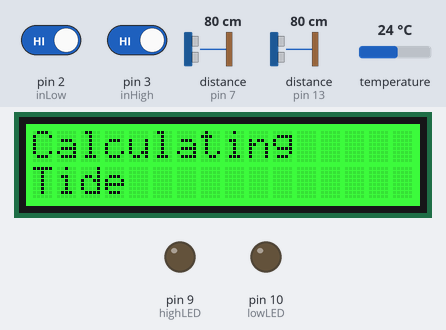
Recording of a sketch running on a simulated Arduino Uno, built with avr-gcc and run on an emulated ATmega328P. Parts: 16×2 character LCD, output pins drawn as LEDs (lit = HIGH). Wiring (inferred from the names in the program): 2 × ultrasonic range finder: trigger pin 6, echo pin 7 / trigger pin 12, echo pin 13. Inputs (shaded band) come from the test bench; at power-on: temperature 24 °C, distance to the obstacle (sensors on pin 7, pin 13) 80 cm, pin 3 (inHigh) HIGH, pin 2 (inLow) HIGH. The echo pulse lasts 58.3 µs per cm; pins used as bus, display or sensor lines are not drawn; what the sketch prints to the serial monitor is not drawn.

Above: at 1.2 s.
1.3 s: temperature set to 12 °C
At 15.2 s:
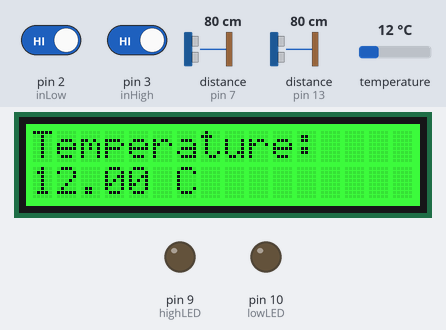
15.3 s: distance to the obstacle (sensor on pin 7) set to 2 cm
29.3 s: pin 3 (inHigh) driven LOW
At 43.0 s:
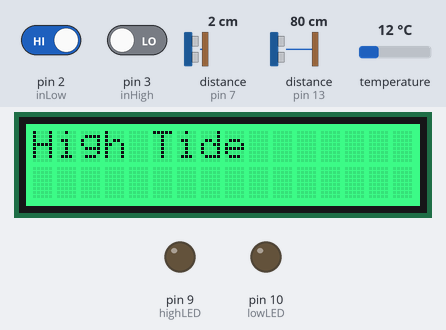
43.3 s: temperature set to 19 °C
At 57.2 s:
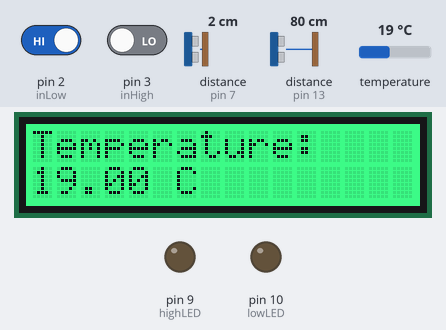
57.3 s: pin 3 (inHigh) driven HIGH
At 65.2 s:
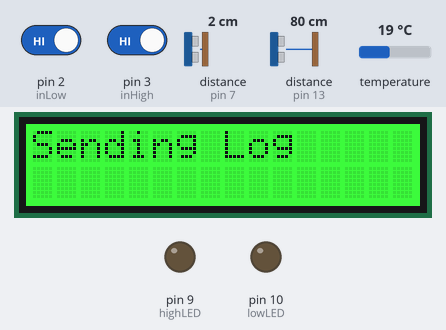
71.3 s: pin 2 (inLow) driven LOW and pin 3 (inHigh) driven LOW
At 84.6 s:
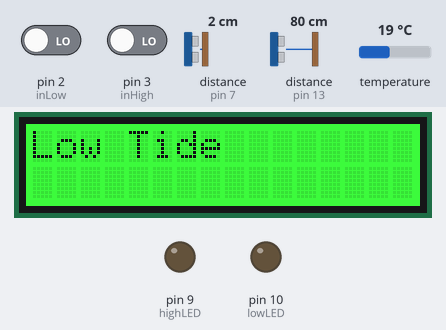
Timing chart, 0 to 86.1 s (numbered marks = the images above; inputs shaded):
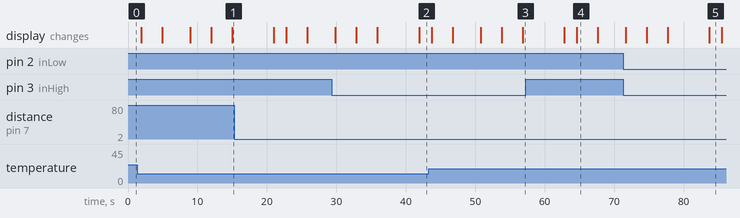

The sketch:

Tide-Pool-Logger.ino
```cpp
/*
 * Atthor: Joshua DeNio
 * Date: 11/15/2019
 * Description:
 *  This program will collect water levels and temperature data to be sent to a Raspberry Pi and later displayed online.
 */

 #include <Wire.h>
 #include <rgb_lcd.h>
 #include <DallasTemperature.h>
 #include <OneWire.h>

 rgb_lcd lcd ;

// Pin constants **********************************************
// Note: pin 13 goes high when reset dont usse this pin

// high and low bobbers
const int inHigh =  3;
const int inLow  =  2;

// Ultrasonic sensor pins tide-pool side
const int tideTriggerPin = 6 ;
const int tideEchoPin = 7 ;

// Ultrasonic sensor pins ray tank side
const int rayTriggerPin = 12 ;
const int rayEchoPin = 13 ;

//Referance voltage pin
const int inRef = 8 ;

// LEDs to indicate on or off
const int highLED = 9 ;
const int lowLED = 10 ;

// Tempurature sensor pin
const int tempIn = 4 ;

// End of pin constants *******************************************

// Declarations

float raySensorHeight = 81.5 ;
float tideSensorHeight = 93 ;

float tankWidth = 122.5 ;
float tankLength = 367.00 ;

int printDelay = 3000;

const int debounceDelay = 100 ;
const int pulseDelay = 1000 ;
const int lcdDelay = 500 ;

// LED variables

boolean highTide = false ;
boolean lowTide = false ;

// Bools for filling and draining
boolean filling = false ;
boolean draining = false ;


// Wire buss for tempurature sensor
OneWire oneWire(tempIn) ;
DallasTemperature sensors(&oneWire) ;

// Sensor varialbles - Initially set all the switches LOW (not tripped)
int sensorHigh = LOW;
int sensorLow = LOW;
int sensorRef = LOW;

// Sensor reading variabls
int readingHighSensor;
int readingLowSensor;

//Functions -----------------------------------------------------------------

// Prints one string to the lcd
void printToLCD1(String str1)
{
  // Clear the LCD
  lcd.clear() ;

  //print to the LCD
  lcd.print(str1) ;
  delay(printDelay) ;
}

// Prints two strings to the LCD
void printToLCD2(String str1, String str2)
{
  //clear LCD
  lcd.clear();

  // print to the lcd
  lcd.print(str1);
  lcd.setCursor(0,1);
  lcd.print(str2);
  delay(printDelay);
}

//updates lcd with current state
void dumpState( String tideDepth, String rayDepth, String temp)
{
  printToLCD1("Sending Log");

  //print tide state to the lcd
  lcd.clear();
  showTideState();
  delay(printDelay);

  // Print tide pool depth to lcd
  lcd.clear();
  lcd.print("Tide Pool");
  lcd.setCursor(0,1);
  lcd.print("Depth: ");
  lcd.print(tideDepth);
  lcd.print(" cm");
  delay(printDelay);


  //print ray tank depth to lcd
  lcd.clear();
  lcd.print("Ray Tank");
  lcd.setCursor(0,1);
  lcd.print("Depth: ");
  lcd.print(rayDepth);
  lcd.print(" cm");
  delay(printDelay);

  // print temp to lcd
  lcd.clear();
  lcd.print("Temperature:");
  lcd.setCursor(0,1);
  lcd.print(temp+" C");
  delay(printDelay);
}

float getWaterDepth(int triggerPin, int echoPin, float sensorHeight)
{
  float duration;
  float distance;
  float waterDepth;

    // send ultrasonic pulse
    digitalWrite(triggerPin, LOW);
    delayMicroseconds(2);
    digitalWrite(triggerPin, HIGH);
    delayMicroseconds(10);
    digitalWrite(triggerPin, LOW);

    // see how long pulse takes to return to echo pin
    duration = pulseIn(echoPin, HIGH, 50000);

  // Change time to get pulse back to centimeters
    //distance = ((duration / 2) / 29.1);
    distance = duration * 0.0343/0.8638/2;
    waterDepth = sensorHeight - distance;

  return waterDepth;
  }

float averageWaterDepth(int triggerPin, int echoPin, float sensorHeight)
{
  float distance1 = getWaterDepth(triggerPin, echoPin, sensorHeight);
  float distance2 = getWaterDepth(triggerPin, echoPin, sensorHeight);
  float distance3 = getWaterDepth(triggerPin, echoPin, sensorHeight);
  float lowestMeasure;

  if(distance1 >= distance2){
    lowestMeasure = distance1;
  }
  else{
    lowestMeasure = distance2;
  }
  if(distance3 > lowestMeasure){
    lowestMeasure = distance3;
  }
  return lowestMeasure;
}

//calculates the total water volume in liters.
String getTotalVolume(float tDepth, float rDepth)
{

  //calculate the total water volume
  float volume = tankLength*tankWidth*(tDepth+rDepth);

  //convert to Liters
  volume = volume/1000;

  return String(volume);
}

//gets the tide state.
String getTide()
{
  String tide = "NA";

  if (highTide == true)
  {
    tide = "High Tide";
  }
  else if (lowTide == true)
  {
    tide = "Low Tide";
  }
  else if (filling == true)
  {
    tide = "Incoming";
  }
  else if (draining == true)
  {
    tide = "Outgoing";
  }

  return tide;
}

//gets the temperature reading.
String getTemp()
{
  String tmp = "";

  sensors.requestTemperatures();
  tmp =String(sensors.getTempCByIndex(0));

  return tmp;
}

//create and send log files to PI
// and display temp, ray tank depth and tide pool depth
void sendLog()
{
  //String logStr1 = "LOG,22,9,500,outgoing,26";
  String logStr = "";
  String tideStr = getTide();
  float tideDepth = averageWaterDepth(tideTriggerPin,tideEchoPin, tideSensorHeight);
  float rayDepth = averageWaterDepth(rayTriggerPin,rayEchoPin, raySensorHeight);
  String temp = getTemp();

  logStr = "LOG," + String(tideDepth);
  logStr += "," + String(rayDepth);
  logStr += "," + getTotalVolume(tideDepth, rayDepth);
  logStr += "," + tideStr;
  logStr += "," + temp;

  Serial.println(logStr);
  dumpState( String(tideDepth), String(rayDepth), temp);
  }

// Prints the tide state to the LCD
void showTideState()
{
  lcd.clear();

  if (highTide == true)
  {
    lcd.setRGB(0,255,100);
    lcd.print("High Tide");
  }
  else if (lowTide == true)
  {
    lcd.setRGB(0,255,0);
    lcd.print("Low Tide");
  }
  else if(filling == true)
  {
    lcd.setRGB(0,255,50);
    lcd.print("Tide");
    lcd.setCursor(0,1);
    lcd.print("Incoming");
  }
  else if (draining == true)
  {
    lcd.setRGB(0,255,0);
    lcd.print("Tide");
    lcd.setCursor(0,1);
    lcd.print("Outgoing");
  }
  else
  {
    lcd.setRGB(0,255,0);
    lcd.print("Calculating");
    lcd.setCursor(0,1);
    lcd.print("Tide");
  }

  delay(1000);
}

// Sets highTide, lowTide, filling and draining
void checkTide()
{
  // Set inHigh if top float is triggered
  if (digitalRead( inHigh ) == LOW )
  {
    highTide = true;
    lowTide = false;
  }
  else
  {
    highTide = false;
  }

  // Set inLow if low float is triggered
  if (digitalRead( inLow ) == LOW )
  {
    lowTide = true;
    highTide = false;
  }
  else
  {
    lowTide = false;
  }

  // Using highTide, lowTide set filling and draining to the proper values
  if (highTide == true && filling == true)
  {
    filling = false;
    draining = true;
  }
  else if (lowTide == true && draining == true)
  {
    filling = true;
    draining = false;
  }
  else if (filling == false && draining == false)
  {
    if (highTide == true)
    {
      draining = true;
    }
    else if (lowTide == true)
    {
      filling = true;
    }
  }

}

// Setup **********************************
void setup()
{
  // Start serial connection so that we can print to the LCD screen for testing
  Serial.begin(115200);

  // set up the LCD's number of columns and rows
  lcd.begin(16, 2);
  // make lcd green
  lcd.setRGB(0, 255, 0);

  // Set the various digital input pins
  //pinMode( inHigh, INPUT );
  //pinMode( inLow, INPUT );
  pinMode( inHigh, INPUT_PULLUP );
  pinMode( inLow, INPUT_PULLUP );
  pinMode( inRef, INPUT );
  pinMode( tideEchoPin, INPUT );
  pinMode( rayEchoPin, INPUT );

  // Set the various digital output pins
  pinMode( highLED, OUTPUT );
  pinMode( lowLED, OUTPUT );
  pinMode( tideTriggerPin, OUTPUT );
  pinMode( rayTriggerPin, OUTPUT );

  sensors.begin();

}

// Main loop ***********************************
void loop()
{
  checkTide();
  showTideState();
  sendLog();
  delay(3000);
}
```

Measured:
- after the input at 29.3 s, the display: first differs from a run without the input after 12.6 s (image 2)
- after the input at 57.3 s, the display: first changes after 5.5 s (image 4 shows a later state)
- after the input at 71.3 s, the display: first differs from a run without the input after 12.4 s (image 5)
- what the display in image 4 shows lasts 3.0 s, from 64.6 s to 67.6 s
